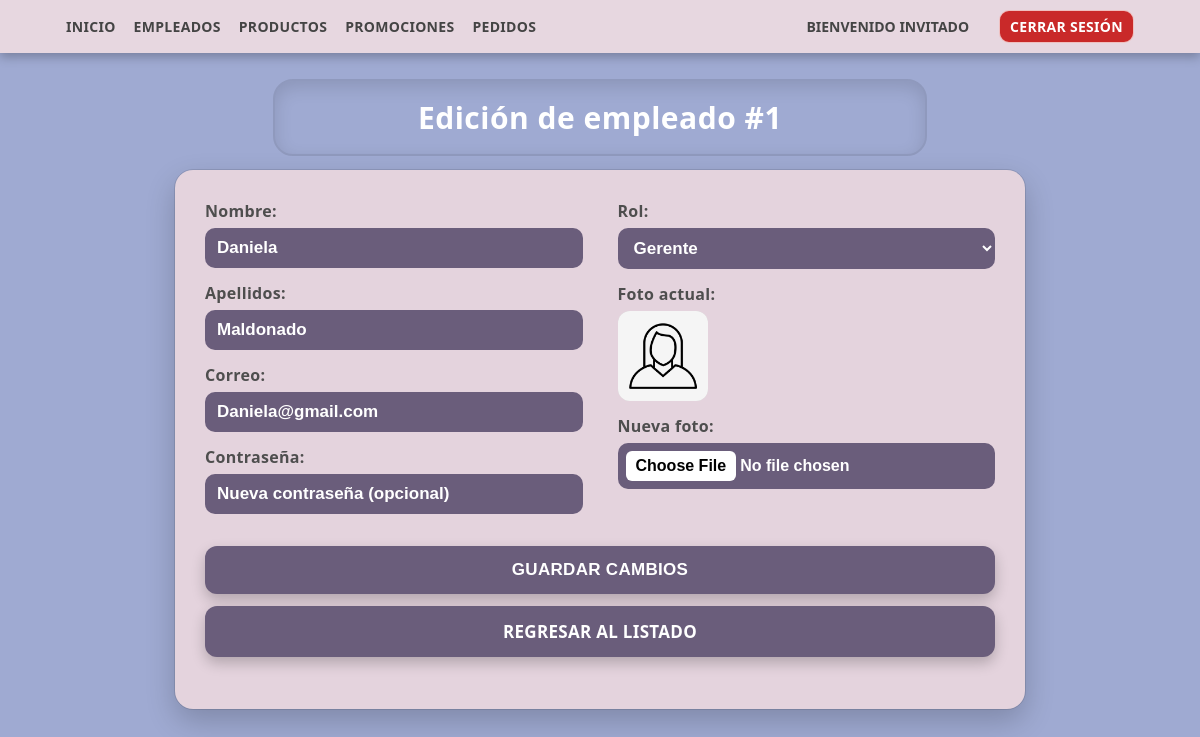
The page /Administrador/empleados_edita.php?id=1 on the database its author committed.
### tables this page shows
CREATE TABLE `empleados` (
  `id` int(11) NOT NULL,
  `nombre` varchar(128) NOT NULL,
  `apellidos` varchar(128) NOT NULL,
  `correo` varchar(128) NOT NULL,
  `pass` varchar(32) DEFAULT NULL,
  `rol` int(1) NOT NULL,
  `archivo_nombre` varchar(255) DEFAULT NULL,
  `archivo_file` varchar(255) DEFAULT NULL,
  `ver detalle` int(11) DEFAULT NULL,
  `editar` int(11) DEFAULT NULL,
  `eliminar` int(11) DEFAULT NULL
);

### Administrador/empleados_edita.php (the view, shortened to what this page needs)
<?php
$con = conecta();
$id = intval($_REQUEST['id']);
$sql = "SELECT * FROM empleados WHERE (eliminar = 0 OR eliminar IS NULL) AND id = $id";
$res = $con->query($sql);
$row = $res->fetch_array();
?>
<html>
<head>
    <link rel="stylesheet" href="css/styleEdicion.css">
    <link rel="stylesheet" href="css/styleMenu.css">
</head>
<body>
<?php include 'menu.php'; ?>
<div class="fila titulo">
  <div>Edición de empleado #<?php echo $row['id']; ?></div>
</div>
<div class="form-wrap">
    <form name="formulario" method="post" enctype="multipart/form-data" action="funciones/validar_cambios.php" onsubmit="return validaCampos();" autocomplete="off">
        <div class="form-columns">
            <div class="col">
                <div class="campo">
                    <label>Nombre:</label>
                    <input type="text" name="nombre" value="<?php echo htmlspecialchars($row['nombre']); ?>" placeholder="Escribe el nombre">
                </div>
                <div class="campo">
                    <label>Apellidos:</label>
                    <input type="text" name="apellidos" value="<?php echo htmlspecialchars($row['apellidos']); ?>" placeholder="Escribe los apellidos">
                </div>
                <div class="campo">
                    <label>Correo:</label>
                    <input type="email" name="correo" id="correo" value="<?php echo htmlspecialchars($row['correo']); ?>" placeholder="Usuario@correo.com" onblur="verificaCorreo();">
                </div>
                <div class="campo">
                    <label>Contraseña:</label>
                    <input type="password" name="pass" placeholder="Nueva contraseña (opcional)">
                </div>
            </div>
            <div class="col">
                <div class="campo">
                    <label>Rol:</label>
                    <select name="rol">
                        <option value="1" <?php if ($row['rol'] == 1) echo 'selected'; ?>>Gerente</option>
                    </select>
                </div>
                <div class="campo">
                    <label>Foto actual:</label>
                    <?php
                    if ($row['archivo_file'] != '') {
                        echo "<img src='archivos/" . htmlspecialchars($row['archivo_file']) . "' class='foto-actual'>";
                    } else {
                        echo "<span>Sin imagen</span>";
                    }
                    ?>
                </div>
                <div class="campo">
                    <label>Nueva foto:</label>
                    <input type="file" name="archivo" accept="image/*">
                </div>
            </div>
        </div>
        <div class="acciones-form">
            <button type="submit" class="btn-guardar" id="btnGuardar">GUARDAR CAMBIOS</button>
            <a href="empleados_lista.php" class="btn-secundario">REGRESAR AL LISTADO</a>
        </div>
    </form>
</div>
</body>
</html>

### Administrador/css/styleEdicion.css (style rules this page uses)
:root { --bg:#9FAAD2; --table:#E4D3DD; --text:#EEEAF3; --line:rgba(0,0,0,.18); --line-soft:rgba(0,0,0,.10); --purple:#6A5D7B; }
* { box-sizing:border-box; }
html,body { margin:0; padding:0; background:var(--bg); color:var(--text); font-family:system-ui,-apple-system,Segoe UI,Roboto,Helvetica,Arial; }
.fila.titulo { width:min(650px,92%); margin:28px auto 10px; }
.fila.titulo>div { background:transparent; text-align:center; font-size:clamp(22px,3vw,30px); font-weight:800; letter-spacing:.5px; padding:16px 14px; border-radius:18px; outline:2px solid var(--line-soft); box-shadow:0 6px 18px rgba(0,0,0,.12) inset; color:#ffffff; }
.form-wrap { width:min(850px,92%); margin:16px auto 40px; padding:30px 30px 36px; background:var(--table); border-radius:18px; box-shadow:0 12px 30px rgba(0,0,0,.20); outline:1.5px solid var(--line-soft); }
.form-columns { display:grid; grid-template-columns:1fr 1fr; gap:35px; }
.campo { display:flex; flex-direction:column; gap:6px; margin-bottom:14px; }
.campo label { font-weight:700; letter-spacing:.3px; color:#4e4e4e; }
.campo input, .campo select { padding:10px 12px; border-radius:10px; border:none; background:var(--purple); color:#ffffff; font-size:17px; font-weight:700; }
.campo input::placeholder { color:#ffffff; }
.campo select option { background:var(--purple); color:#ffffff; font-weight:700; }
.campo input[type="file"] { color:#ffffff; font-weight:700; font-size:16px; border:none; padding:8px; border-radius:10px; background:var(--purple); }
.foto-actual { width:90px; height:90px; border-radius:12px; object-fit:cover; background:#cfcfcf; display:block; }
.acciones-form { display:flex; flex-direction:column; gap:12px; margin-top:18px; }
#btnGuardar, .btn-secundario { display:block; width:100%; text-align:center; padding:14px 18px; border-radius:12px; border:none; background:var(--purple); color:#ffffff; font-weight:700; letter-spacing:.3px; cursor:pointer; text-decoration:none; outline:none; box-shadow:0 6px 14px rgba(0,0,0,.22); transition:transform .12s ease,box-shadow .12s ease,background .12s ease; font-size:17px; }

### rows shown on the page
empleados: id "1", nombre "Daniela", apellidos "Maldonado", correo "Daniela@gmail.com", rol "Gerente", archivo_file (picture)
